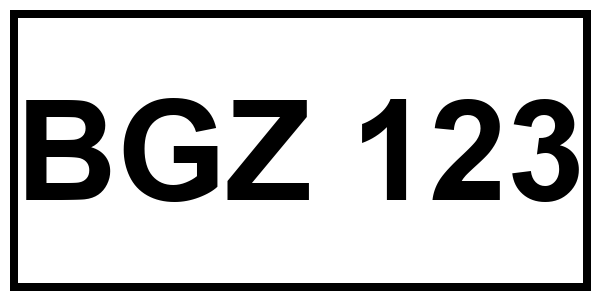
#> input picture test_images/BGZ123.png, 600 x 300 px; its folder holds only this picture in this run
$ python test_ocr.py
#> lines starting #> are read from the running program, lines starting #| are printed output that depends on the picture; after the words box and inside, x2 and y2 are one past the last pixel; in counts of white or black regions, pixels touching at a corner belong together
### scripts/vision.py
"""
Lectura de placas: preprocesamiento de imagen + OCR + corrección por formato.

Funciona igual con una imagen guardada en disco o con un cuadro capturado
en vivo por la cámara, así que el mismo código sirve para la demo sin
cámara, para la webcam de la laptop y para la cámara de la Raspberry Pi.

Sobre la robustez: leer una placa de una foto limpia es fácil; leerla de una
cámara en vivo NO lo es. La placa puede estar chica en el cuadro, torcida,
con sombra, o (caso muy común en demos) mostrada en la pantalla de un
celular, que va retroiluminada y con reflejos. Un solo umbral fijo falla en
casi todos esos casos, así que acá se prueban VARIAS versiones de la misma
imagen y varios modos de Tesseract, y se elige la primera lectura que calce
con el formato de placa guatemalteco.
"""

import platform
import re
from collections import Counter

import cv2
import numpy as np
import pytesseract

# En Windows Tesseract no queda en el PATH; en Linux/Raspberry Pi sí.
if platform.system() == "Windows":
    pytesseract.pytesseract.tesseract_cmd = r"C:\Program Files\Tesseract-OCR\tesseract.exe"

LISTA_BLANCA = "ABCDEFGHIJKLMNOPQRSTUVWXYZ0123456789"

# 7 = una sola línea de texto, 8 = una sola palabra, 13 = línea cruda sin
# segmentar. Distintos modos ganan según cuánto fondo rodee a la placa.
MODOS_PSM = (7, 8, 13)

# Tesseract fue entrenado con texto a ~300 DPI. Una placa que ocupa poco
# del cuadro queda muy por debajo de eso, y ahí es donde más falla. Se
# agranda cualquier recorte que no llegue a este ancho.
ANCHO_MINIMO_PARA_OCR = 700

# Formato de placa particular de Guatemala: 1 letra + 3 dígitos + 3 letras.
LARGO_PLACA = 7
POSICIONES_LETRA = (0, 4, 5, 6)
POSICIONES_DIGITO = (1, 2, 3)
PATRON_PLACA = re.compile(r"[A-Z]\d{3}[A-Z]{3}")

# Confusiones clásicas de OCR: caracteres que se ven casi iguales.
# Se usan para corregir según lo que DEBERÍA ir en cada posición.
DIGITO_A_LETRA = {"0": "O", "1": "I", "5": "S", "8": "B", "4": "A", "2": "Z", "6": "G"}
LETRA_A_DIGITO = {v: k for k, v in DIGITO_A_LETRA.items()}


# ─────────────────────────────────────────────────────────────────────
# Preprocesamiento
# ─────────────────────────────────────────────────────────────────────

def _a_gris(imagen):
    if imagen.ndim == 2:
        return imagen
    return cv2.cvtColor(imagen, cv2.COLOR_BGR2GRAY)


def _agrandar(gris, ancho_minimo=ANCHO_MINIMO_PARA_OCR):
    """Escala la imagen hasta un ancho mínimo, para darle píxeles al OCR."""
    alto, ancho = gris.shape[:2]
    if ancho >= ancho_minimo:
        return gris
    factor = ancho_minimo / max(ancho, 1)
    return cv2.resize(gris, None, fx=factor, fy=factor, interpolation=cv2.INTER_CUBIC)


# Una placa es claramente apaisada (la de Guatemala ronda 2:1). Filtrar por
# esto es lo que separa la placa de los recuadros del parqueo dibujados en la
# hoja de prueba, que son más altos que anchos.
ASPECTO_MINIMO_PLACA = 1.6
ASPECTO_MAXIMO_PLACA = 6.0

# Cuántas regiones candidatas se le pasan al OCR, de la más grande a la más
# chica. Más candidatos = más chance de acertar, pero cada uno cuesta varias
# llamadas a Tesseract.
MAX_CANDIDATOS = 3


# [168 lines left out: functions _ordenar_esquinas, enderezar, localizar_candidatos_placa, recortar_zona_brillante, not called in this run]


def variantes_binarizadas(imagen, rapido=False):
    """
    Devuelve varias versiones en blanco y negro de la misma imagen.

    Cada una gana en un escenario distinto: Otsu es el mejor caso general,
    el adaptativo aguanta iluminación despareja (media placa con sombra), y
    las versiones invertidas cubren el caso de texto claro sobre fondo
    oscuro, que es como se ve una placa en modo oscuro o con reflejo fuerte.

    En modo rápido se prueban solo las dos que más aciertan, para que una
    lectura en vivo no tarde segundos.
    """
    gris = _agrandar(_a_gris(imagen))
    # Ecualización local: sube el contraste del texto cuando la foto sale
    # lavada por el brillo de la pantalla del celular.
    contraste = cv2.createCLAHE(clipLimit=2.5, tileGridSize=(8, 8)).apply(gris)

    _, otsu_contraste = cv2.threshold(contraste, 0, 255, cv2.THRESH_BINARY + cv2.THRESH_OTSU)
    if rapido:
        return [otsu_contraste, cv2.bitwise_not(otsu_contraste)]

    # El filtro bilateral es caro, así que solo se usa en el modo completo.
    suave = cv2.bilateralFilter(gris, 9, 75, 75)
    variantes = [otsu_contraste, cv2.bitwise_not(otsu_contraste)]
    _, otsu = cv2.threshold(suave, 0, 255, cv2.THRESH_BINARY + cv2.THRESH_OTSU)
    variantes += [otsu, cv2.bitwise_not(otsu)]

    adaptativo = cv2.adaptiveThreshold(
        contraste, 255, cv2.ADAPTIVE_THRESH_GAUSSIAN_C,
        cv2.THRESH_BINARY, blockSize=35, C=11,
    )
    variantes += [adaptativo, cv2.bitwise_not(adaptativo)]
    return variantes


# Se mantiene el nombre viejo para no romper nada que lo importe.
# [32 lines left out: functions preprocesar, corregir_por_formato, not called in this run]


def formato_valido(placa):
    """True si la placa calza con el formato guatemalteco (1 letra + 3 dígitos + 3 letras)."""
    return bool(placa) and bool(re.fullmatch(r"[A-Z]\d{3}[A-Z]{3}", placa))


# [27 lines left out: function _extraer_placa, not called in this run]


# ─────────────────────────────────────────────────────────────────────
# Lectura
# ─────────────────────────────────────────────────────────────────────

def leer_placa(imagen, corregir=True, buscar_zona=True, rapido=False):
    """
    Lee la placa de un cuadro BGR de OpenCV.

    Prueba varias binarizaciones × varios modos de Tesseract y se queda con
    la primera lectura que calce con el formato guatemalteco. Si ninguna
    calza, devuelve la lectura más repetida (mejor pista disponible), que
    el que llama puede descartar con formato_valido().

    rapido=True reduce las combinaciones a probar. Se usa cuando la lectura
    se repite muchas veces seguidas sobre cuadros distintos (video en vivo),
    donde conviene fallar rápido y reintentar con el cuadro siguiente antes
    que insistir mucho sobre uno solo.
    """
    if imagen is None or getattr(imagen, "size", 0) == 0:
        return ""

    modos = MODOS_PSM[:2] if rapido else MODOS_PSM

    # Orden de las regiones a probar, de la que más acierta a la que menos:
    #   1. Candidatos con forma de placa, ya enderezados (corrige el ángulo).
    #   2. La zona más brillante del cuadro, como red de seguridad.
    #   3. La imagen entera, último recurso.
    # La 1 es la que hace la diferencia: sin ella, en un cuadro dominado por
    # una hoja blanca el OCR terminaba leyendo el fondo en vez de la placa.
    regiones = []
    if buscar_zona:
        regiones.extend(localizar_candidatos_placa(
            imagen, maximo=1 if rapido else MAX_CANDIDATOS))
        recorte = recortar_zona_brillante(imagen)
        if recorte is not None and recorte.size > 0:
            regiones.append(recorte)
    regiones.append(imagen)

    if rapido:
        # En vivo conviene fallar rápido y reintentar con el cuadro
        # siguiente, en vez de insistir mucho sobre uno solo.
        regiones = regiones[:2]

    intentos = []
    validos = Counter()
    for region in regiones:
        for binaria in variantes_binarizadas(region, rapido=rapido):
            for psm in modos:
                config = f"--psm {psm} -c tessedit_char_whitelist={LISTA_BLANCA}"
                try:
                    crudo = pytesseract.image_to_string(binaria, config=config)
                except Exception:
                    continue
                candidato = _extraer_placa(crudo, corregir)
                if not candidato:
                    continue
                if formato_valido(candidato):
                    # No se devuelve la PRIMERA lectura con forma de placa:
                    # una lectura equivocada puede tener forma válida igual
                    # (ej. leer M254KLM en vez de M234KLM) y ganaba solo por
                    # llegar primero. Se acumulan votos y se corta apenas
                    # DOS binarizaciones distintas coinciden en lo mismo,
                    # que es una señal mucho más fuerte.
                    validos[candidato] += 1
                    if validos[candidato] >= 2:
                        return candidato
                else:
                    intentos.append(candidato)

    if validos:
        return validos.most_common(1)[0][0]
    if not intentos:
        return ""
    return Counter(intentos).most_common(1)[0][0]


def leer_placa_de_archivo(ruta, corregir=True, buscar_zona=False):
    """
    Lee la placa de una imagen guardada en disco.

    buscar_zona va en False por defecto porque las imágenes de prueba YA
    son el recorte de la placa; recortar de nuevo solo puede empeorarlo.
    """
#> called with corregir = False, buscar_zona = False
    imagen = cv2.imread(str(ruta))
#> imagen is the input picture: shape (300, 600, 3); min 0, max 255, mean 200.7
    if imagen is None:
        raise FileNotFoundError(f"No se pudo abrir la imagen: {ruta}")
    return leer_placa(imagen, corregir=corregir, buscar_zona=buscar_zona)
#> the loop in leer_placa, `for region in regiones:` made 1 pass
#> pass 1, in variantes_binarizadas, `gris = _agrandar(_a_gris(imagen))`:
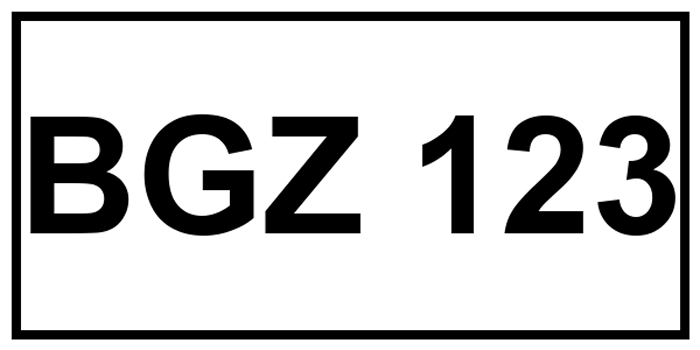
#> gris: shape (350, 700); min 0, max 255, mean 200.7
#> pass 1, in variantes_binarizadas, `_, otsu_contraste = cv2.threshold(contraste, 0, 255, cv2.THRESH_BINARY..`:
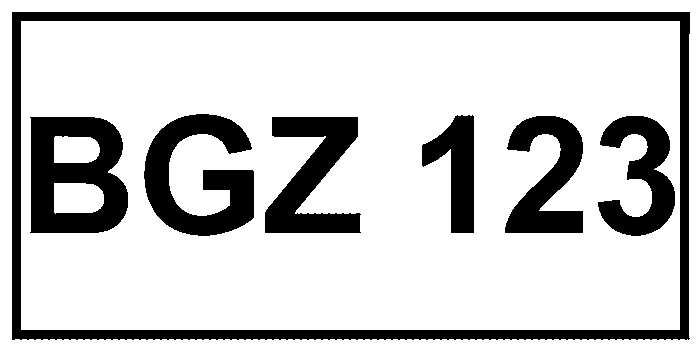
#> otsu_contraste: shape (350, 700); 78.9% white; 7 black regions, largest, box (x1, y1, x2, y2) and area: (12, 12, 690, 340) 17967, (30, 117, 128, 233) 7757, (144, 114, 254, 236) 7053
#> after the loop in leer_placa, `for region in regiones:`: intentos = []; validos = 0 items

### scripts/test_ocr.py
"""
Prueba de concepto de OCR: corre el pipeline de lectura de placas sobre
las imágenes de test_images/ y compara contra la placa esperada.

Muestra el resultado con y sin la corrección por formato, para poder medir
cuánto aporta ese paso.

Uso:
    python scripts/test_ocr.py
"""

from pathlib import Path

from vision import formato_valido, leer_placa_de_archivo

CARPETA_IMAGENES = Path(__file__).resolve().parent.parent / "test_images"

# Para las placas generadas por generar_placas_prueba.py, el nombre del
# archivo ES la placa esperada. La foto de referencia real no sigue esa
# convención (tiene un nombre descriptivo), así que se mapea a mano acá.
PLACA_ESPERADA_POR_ARCHIVO = {
    "Placa_vehicular_de_Guatemala.png": "P123ABC",
}


def main():
    imagenes = sorted(CARPETA_IMAGENES.glob("*.png"))
    if not imagenes:
        print(f"No hay imágenes en {CARPETA_IMAGENES}. Correr primero generar_placas_prueba.py")
        return

    aciertos_crudo = 0
    aciertos_corregido = 0

    print(f"{'ARCHIVO':<38} {'ESPERADO':<10} {'OCR CRUDO':<10} {'CORREGIDO':<10} RESULTADO")
    print("-" * 88)

    for ruta in imagenes:
        esperado = PLACA_ESPERADA_POR_ARCHIVO.get(ruta.name, ruta.stem.upper())
        crudo = leer_placa_de_archivo(ruta, corregir=False)
        corregido = leer_placa_de_archivo(ruta, corregir=True)

        aciertos_crudo += crudo == esperado
        ok = corregido == esperado
        aciertos_corregido += ok

        print(f"{ruta.name:<38} {esperado:<10} {crudo:<10} {corregido:<10} {'OK' if ok else 'FALLO'}")

    total = len(imagenes)
    print("-" * 88)
    print(f"Sin corrección por formato: {aciertos_crudo}/{total}")
    print(f"Con corrección por formato: {aciertos_corregido}/{total}")

    invalidas = [
        ruta.name for ruta in imagenes
        if not formato_valido(leer_placa_de_archivo(ruta))
    ]
    if invalidas:
        print(f"\nLecturas que no calzan con el formato guatemalteco: {', '.join(invalidas)}")


if __name__ == "__main__":
    main()
#> (the call stopped at in leer_placa, `crudo = pytesseract.image_to_string(binaria, config=config)`: pytesseract is not available in this run)

$ run again, on test_images/M234KLM.png
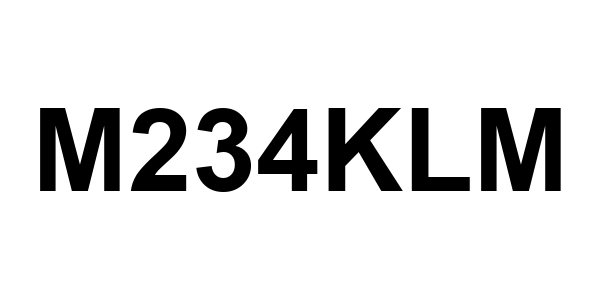
#> input picture test_images/M234KLM.png, 600 x 300 px
#> in leer_placa_de_archivo, imagen is the input picture: shape (300, 600, 3); min 0, max 255, mean 224
#> the loop in leer_placa, `for region in regiones:` made 1 pass
#> pass 1, in variantes_binarizadas, `gris = _agrandar(_a_gris(imagen))`:
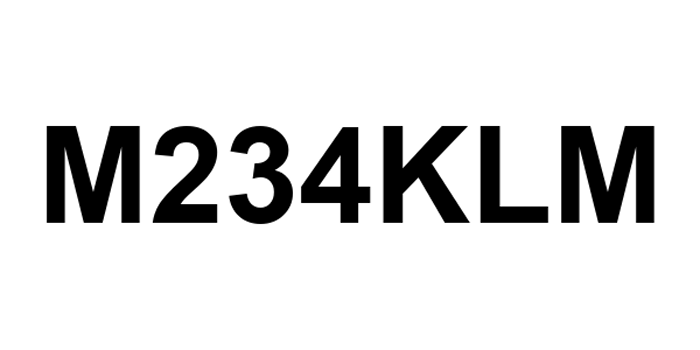
#> gris: shape (350, 700); min 0, max 255, mean 224
#> pass 1, in variantes_binarizadas, `_, otsu_contraste = cv2.threshold(contraste, 0, 255, cv2.THRESH_BINARY..`:
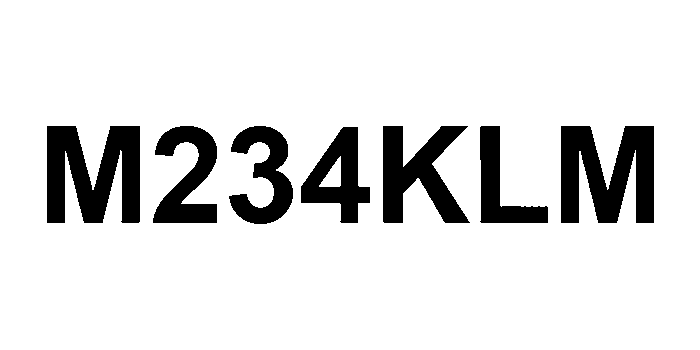
#> otsu_contraste: shape (350, 700); 87.8% white; 7 black regions, largest, box (x1, y1, x2, y2) and area: (47, 126, 140, 223) 6408, (561, 126, 654, 223) 6408, (383, 126, 470, 223) 4560
#> after the loop in leer_placa, `for region in regiones:`: intentos = []; validos = 0 items

$ run again, on test_images/P456DEF.png
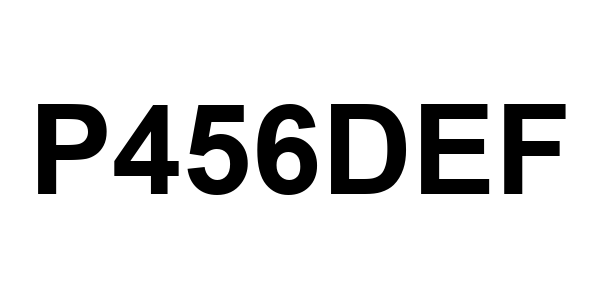
#> input picture test_images/P456DEF.png, 600 x 300 px
#> in leer_placa_de_archivo, imagen is the input picture: shape (300, 600, 3); min 0, max 255, mean 221.8
#> the loop in leer_placa, `for region in regiones:` made 1 pass
#> pass 1, in variantes_binarizadas, `_, otsu_contraste = cv2.threshold(contraste, 0, 255, cv2.THRESH_BINARY..`:
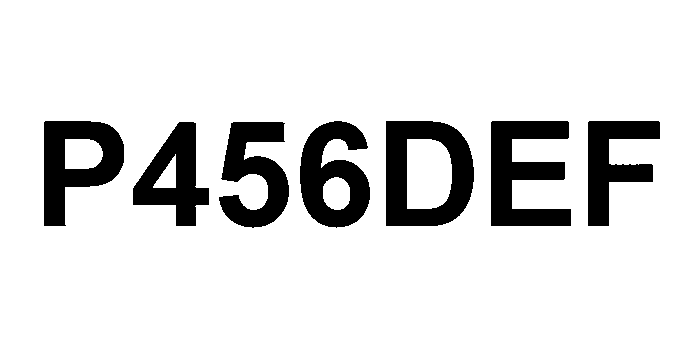
#> otsu_contraste: shape (350, 700); 86.9% white; 7 black regions, largest, box (x1, y1, x2, y2) and area: (386, 121, 474, 226) 5498, (491, 121, 571, 226) 5184, (44, 121, 124, 226) 4645
#> after the loop in leer_placa, `for region in regiones:`: intentos = []; validos = 0 items

$ run again, on test_images/SJO907.png
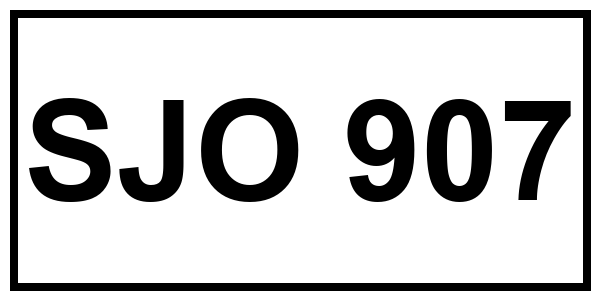
#> input picture test_images/SJO907.png, 600 x 300 px
#> in leer_placa_de_archivo, imagen is the input picture: shape (300, 600, 3); min 0, max 255, mean 202.4
#> the loop in leer_placa, `for region in regiones:` made 1 pass
#> pass 1, in variantes_binarizadas, `gris = _agrandar(_a_gris(imagen))`:
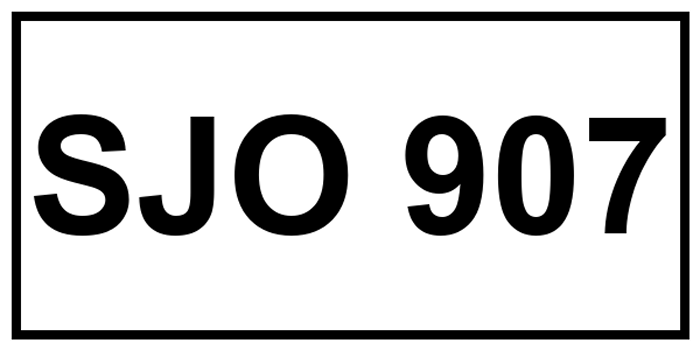
#> gris: shape (350, 700); min 0, max 255, mean 202.4
#> pass 1, in variantes_binarizadas, `_, otsu_contraste = cv2.threshold(contraste, 0, 255, cv2.THRESH_BINARY..`:
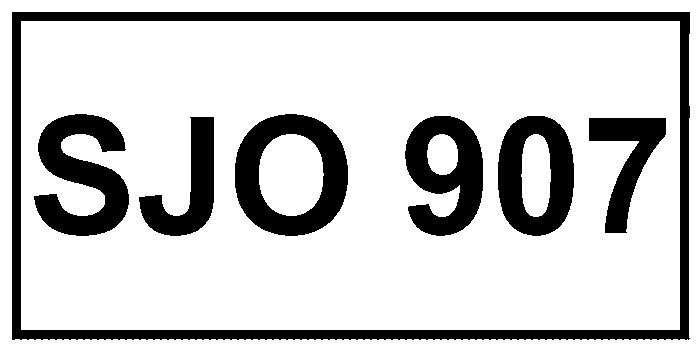
#> otsu_contraste: shape (350, 700); 79.6% white; 7 black regions, largest, box (x1, y1, x2, y2) and area: (12, 12, 690, 340) 17979, (235, 114, 348, 236) 6886, (34, 114, 129, 236) 6443
#> after the loop in leer_placa, `for region in regiones:`: intentos = []; validos = 0 items

$ run again, on test_images/C789GHJ.png
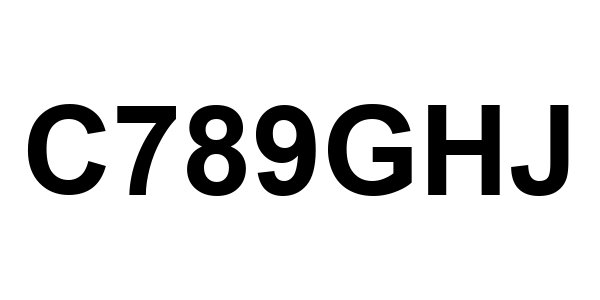
#> input picture test_images/C789GHJ.png, 600 x 300 px
#> in leer_placa_de_archivo, imagen is the input picture: shape (300, 600, 3); min 0, max 255, mean 223.6
#> the loop in leer_placa, `for region in regiones:` made 1 pass
#> pass 1, in variantes_binarizadas, `_, otsu_contraste = cv2.threshold(contraste, 0, 255, cv2.THRESH_BINARY..`:
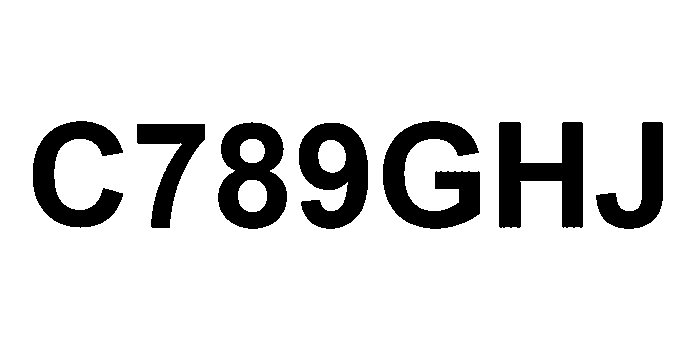
#> otsu_contraste: shape (350, 700); 87.7% white; 7 black regions, largest, box (x1, y1, x2, y2) and area: (383, 121, 480, 229) 5507, (499, 122, 583, 228) 5263, (218, 122, 287, 229) 4580
#> after the loop in leer_placa, `for region in regiones:`: intentos = []; validos = 0 items
